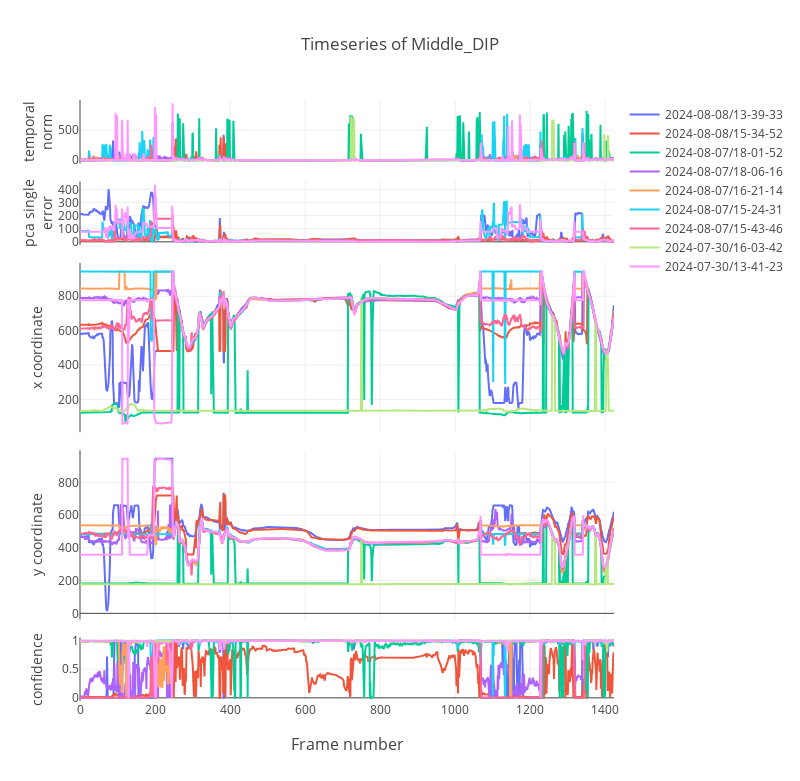

The notebook cell saved with this chart:
### Markdown cell above
### Plot video traces

### Code cell
# rerun this cell each time you want to update the keypoint

from IPython.display import display, clear_output
import ipywidgets as widgets

def on_change(change):
    if change["type"] == "change" and change["name"] == "value":
        clear_output()
        cols = get_col_names(change["new"], "x", dframes_metrics.keys())
        fig_traces = plot_precomputed_traces(df_metrics, df_concat, cols)
        fig_traces.show()

# create a Dropdown widget
dropdown = widgets.Dropdown(
    options=keypoint_names,
    value=None,  # Set the default selected value
    description="Select keypoint:",
)

# update plot upon change
dropdown.observe(on_change)

# display widget
display(dropdown)

### Figure 1 — Plotly figure (JSON) as saved in the notebook; plotly's stock layout.template omitted (floating-point values rounded to 4 significant figures; data arrays with more than 128 entries replaced by an {"elided": "..."} marker saying what was removed)
{"data": [{"line": {"color": "#636EFA"}, "mode": "lines", "name": "Middle_DIP_x_2024-08-08/13-39-33", "showlegend": false, "type": "scatter", "x": {"elided": "1425 int values"}, "xaxis": "x", "y": {"elided": "1425 float values"}, "yaxis": "y"}, {"line": {"color": "#EF553B"}, "mode": "lines", "name": "Middle_DIP_x_2024-08-08/15-34-52", "showlegend": false, "type": "scatter", "x": {"elided": "1425 int values"}, "xaxis": "x", "y": {"elided": "1425 float values"}, "yaxis": "y"}, {"line": {"color": "#00CC96"}, "mode": "lines", "name": "Middle_DIP_x_2024-08-07/18-01-52", "showlegend": false, "type": "scatter", "x": {"elided": "1425 int values"}, "xaxis": "x", "y": {"elided": "1425 float values"}, "yaxis": "y"}, {"line": {"color": "#AB63FA"}, "mode": "lines", "name": "Middle_DIP_x_2024-08-07/18-06-16", "showlegend": false, "type": "scatter", "x": {"elided": "1425 int values"}, "xaxis": "x", "y": {"elided": "1425 float values"}, "yaxis": "y"}, {"line": {"color": "#FFA15A"}, "mode": "lines", "name": "Middle_DIP_x_2024-08-07/16-21-14", "showlegend": false, "type": "scatter", "x": {"elided": "1425 int values"}, "xaxis": "x", "y": {"elided": "1425 float values"}, "yaxis": "y"}, {"line": {"color": "#19D3F3"}, "mode": "lines", "name": "Middle_DIP_x_2024-08-07/15-24-31", "showlegend": false, "type": "scatter", "x": {"elided": "1425 int values"}, "xaxis": "x", "y": {"elided": "1425 float values"}, "yaxis": "y"}, {"line": {"color": "#FF6692"}, "mode": "lines", "name": "Middle_DIP_x_2024-08-07/15-43-46", "showlegend": false, "type": "scatter", "x": {"elided": "1425 int values"}, "xaxis": "x", "y": {"elided": "1425 float values"}, "yaxis": "y"}, {"line": {"color": "#B6E880"}, "mode": "lines", "name": "Middle_DIP_x_2024-07-30/16-03-42", "showlegend": false, "type": "scatter", "x": {"elided": "1425 int values"}, "xaxis": "x", "y": {"elided": "1425 float values"}, "yaxis": "y"}, {"line": {"color": "#FF97FF"}, "mode": "lines", "name": "Middle_DIP_x_2024-07-30/13-41-23", "showlegend": false, "type": "scatter", "x": {"elided": "1425 int values"}, "xaxis": "x", "y": {"elided": "1425 float values"}, "yaxis": "y"}, {"line": {"color": "#636EFA"}, "mode": "lines", "name": "Middle_DIP_x_2024-08-08/13-39-33", "showlegend": false, "type": "scatter", "x": {"elided": "1425 int values"}, "xaxis": "x2", "y": {"elided": "1425 float values"}, "yaxis": "y2"}, {"line": {"color": "#EF553B"}, "mode": "lines", "name": "Middle_DIP_x_2024-08-08/15-34-52", "showlegend": false, "type": "scatter", "x": {"elided": "1425 int values"}, "xaxis": "x2", "y": {"elided": "1425 float values"}, "yaxis": "y2"}, {"line": {"color": "#00CC96"}, "mode": "lines", "name": "Middle_DIP_x_2024-08-07/18-01-52", "showlegend": false, "type": "scatter", "x": {"elided": "1425 int values"}, "xaxis": "x2", "y": [], "yaxis": "y2"}, {"line": {"color": "#AB63FA"}, "mode": "lines", "name": "Middle_DIP_x_2024-08-07/18-06-16", "showlegend": false, "type": "scatter", "x": {"elided": "1425 int values"}, "xaxis": "x2", "y": [], "yaxis": "y2"}, {"line": {"color": "#FFA15A"}, "mode": "lines", "name": "Middle_DIP_x_2024-08-07/16-21-14", "showlegend": false, "type": "scatter", "x": {"elided": "1425 int values"}, "xaxis": "x2", "y": [], "yaxis": "y2"}, {"line": {"color": "#19D3F3"}, "mode": "lines", "name": "Middle_DIP_x_2024-08-07/15-24-31", "showlegend": false, "type": "scatter", "x": {"elided": "1425 int values"}, "xaxis": "x2", "y": {"elided": "1425 float values"}, "yaxis": "y2"}, {"line": {"color": "#FF6692"}, "mode": "lines", "name": "Middle_DIP_x_2024-08-07/15-43-46", "showlegend": false, "type": "scatter", "x": {"elided": "1425 int values"}, "xaxis": "x2", "y": {"elided": "1425 float values"}, "yaxis": "y2"}, {"line": {"color": "#B6E880"}, "mode": "lines", "name": "Middle_DIP_x_2024-07-30/16-03-42", "showlegend": false, "type": "scatter", "x": {"elided": "1425 int values"}, "xaxis": "x2", "y": [], "yaxis": "y2"}, {"line": {"color": "#FF97FF"}, "mode": "lines", "name": "Middle_DIP_x_2024-07-30/13-41-23", "showlegend": false, "type": "scatter", "x": {"elided": "1425 int values"}, "xaxis": "x2", "y": {"elided": "1425 float values"}, "yaxis": "y2"}, {"line": {"color": "#636EFA"}, "mode": "lines", "name": "2024-08-08/13-39-33", "showlegend": false, "type": "scatter", "x": {"elided": "1425 int values"}, "xaxis": "x3", "y": {"elided": "1425 float values"}, "yaxis": "y3"}, {"line": {"color": "#EF553B"}, "mode": "lines", "name": "2024-08-08/15-34-52", "showlegend": false, "type": "scatter", "x": {"elided": "1425 int values"}, "xaxis": "x3", "y": {"elided": "1425 float values"}, "yaxis": "y3"}, {"line": {"color": "#00CC96"}, "mode": "lines", "name": "2024-08-07/18-01-52", "showlegend": false, "type": "scatter", "x": {"elided": "1425 int values"}, "xaxis": "x3", "y": {"elided": "1425 float values"}, "yaxis": "y3"}, {"line": {"color": "#AB63FA"}, "mode": "lines", "name": "2024-08-07/18-06-16", "showlegend": false, "type": "scatter", "x": {"elided": "1425 int values"}, "xaxis": "x3", "y": {"elided": "1425 float values"}, "yaxis": "y3"}, {"line": {"color": "#FFA15A"}, "mode": "lines", "name": "2024-08-07/16-21-14", "showlegend": false, "type": "scatter", "x": {"elided": "1425 int values"}, "xaxis": "x3", "y": {"elided": "1425 float values"}, "yaxis": "y3"}, {"line": {"color": "#19D3F3"}, "mode": "lines", "name": "2024-08-07/15-24-31", "showlegend": false, "type": "scatter", "x": {"elided": "1425 int values"}, "xaxis": "x3", "y": {"elided": "1425 float values"}, "yaxis": "y3"}, {"line": {"color": "#FF6692"}, "mode": "lines", "name": "2024-08-07/15-43-46", "showlegend": false, "type": "scatter", "x": {"elided": "1425 int values"}, "xaxis": "x3", "y": {"elided": "1425 float values"}, "yaxis": "y3"}, {"line": {"color": "#B6E880"}, "mode": "lines", "name": "2024-07-30/16-03-42", "showlegend": false, "type": "scatter", "x": {"elided": "1425 int values"}, "xaxis": "x3", "y": {"elided": "1425 float values"}, "yaxis": "y3"}, {"line": {"color": "#FF97FF"}, "mode": "lines", "name": "2024-07-30/13-41-23", "showlegend": false, "type": "scatter", "x": {"elided": "1425 int values"}, "xaxis": "x3", "y": {"elided": "1425 float values"}, "yaxis": "y3"}, {"line": {"color": "#636EFA"}, "mode": "lines", "name": "2024-08-08/13-39-33", "showlegend": true, "type": "scatter", "x": {"elided": "1425 int values"}, "xaxis": "x4", "y": {"elided": "1425 float values"}, "yaxis": "y4"}, {"line": {"color": "#EF553B"}, "mode": "lines", "name": "2024-08-08/15-34-52", "showlegend": true, "type": "scatter", "x": {"elided": "1425 int values"}, "xaxis": "x4", "y": {"elided": "1425 float values"}, "yaxis": "y4"}, {"line": {"color": "#00CC96"}, "mode": "lines", "name": "2024-08-07/18-01-52", "showlegend": true, "type": "scatter", "x": {"elided": "1425 int values"}, "xaxis": "x4", "y": {"elided": "1425 float values"}, "yaxis": "y4"}, {"line": {"color": "#AB63FA"}, "mode": "lines", "name": "2024-08-07/18-06-16", "showlegend": true, "type": "scatter", "x": {"elided": "1425 int values"}, "xaxis": "x4", "y": {"elided": "1425 float values"}, "yaxis": "y4"}, {"line": {"color": "#FFA15A"}, "mode": "lines", "name": "2024-08-07/16-21-14", "showlegend": true, "type": "scatter", "x": {"elided": "1425 int values"}, "xaxis": "x4", "y": {"elided": "1425 float values"}, "yaxis": "y4"}, {"line": {"color": "#19D3F3"}, "mode": "lines", "name": "2024-08-07/15-24-31", "showlegend": true, "type": "scatter", "x": {"elided": "1425 int values"}, "xaxis": "x4", "y": {"elided": "1425 float values"}, "yaxis": "y4"}, {"line": {"color": "#FF6692"}, "mode": "lines", "name": "2024-08-07/15-43-46", "showlegend": true, "type": "scatter", "x": {"elided": "1425 int values"}, "xaxis": "x4", "y": {"elided": "1425 float values"}, "yaxis": "y4"}, {"line": {"color": "#B6E880"}, "mode": "lines", "name": "2024-07-30/16-03-42", "showlegend": true, "type": "scatter", "x": {"elided": "1425 int values"}, "xaxis": "x4", "y": {"elided": "1425 float values"}, "yaxis": "y4"}, {"line": {"color": "#FF97FF"}, "mode": "lines", "name": "2024-07-30/13-41-23", "showlegend": true, "type": "scatter", "x": {"elided": "1425 int values"}, "xaxis": "x4", "y": {"elided": "1425 float values"}, "yaxis": "y4"}, {"line": {"color": "#636EFA"}, "mode": "lines", "name": "Middle_DIP_likelihood_2024-08-08/13-39-33", "showlegend": false, "type": "scatter", "x": {"elided": "1425 int values"}, "xaxis": "x5", "y": {"elided": "1425 float values"}, "yaxis": "y5"}, {"line": {"color": "#EF553B"}, "mode": "lines", "name": "Middle_DIP_likelihood_2024-08-08/15-34-52", "showlegend": false, "type": "scatter", "x": {"elided": "1425 int values"}, "xaxis": "x5", "y": {"elided": "1425 float values"}, "yaxis": "y5"}, {"line": {"color": "#00CC96"}, "mode": "lines", "name": "Middle_DIP_likelihood_2024-08-07/18-01-52", "showlegend": false, "type": "scatter", "x": {"elided": "1425 int values"}, "xaxis": "x5", "y": {"elided": "1425 float values"}, "yaxis": "y5"}, {"line": {"color": "#AB63FA"}, "mode": "lines", "name": "Middle_DIP_likelihood_2024-08-07/18-06-16", "showlegend": false, "type": "scatter", "x": {"elided": "1425 int values"}, "xaxis": "x5", "y": {"elided": "1425 float values"}, "yaxis": "y5"}, {"line": {"color": "#FFA15A"}, "mode": "lines", "name": "Middle_DIP_likelihood_2024-08-07/16-21-14", "showlegend": false, "type": "scatter", "x": {"elided": "1425 int values"}, "xaxis": "x5", "y": {"elided": "1425 float values"}, "yaxis": "y5"}, {"line": {"color": "#19D3F3"}, "mode": "lines", "name": "Middle_DIP_likelihood_2024-08-07/15-24-31", "showlegend": false, "type": "scatter", "x": {"elided": "1425 int values"}, "xaxis": "x5", "y": {"elided": "1425 float values"}, "yaxis": "y5"}, {"line": {"color": "#FF6692"}, "mode": "lines", "name": "Middle_DIP_likelihood_2024-08-07/15-43-46", "showlegend": false, "type": "scatter", "x": {"elided": "1425 int values"}, "xaxis": "x5", "y": {"elided": "1425 float values"}, "yaxis": "y5"}, {"line": {"color": "#B6E880"}, "mode": "lines", "name": "Middle_DIP_likelihood_2024-07-30/16-03-42", "showlegend": false, "type": "scatter", "x": {"elided": "1425 int values"}, "xaxis": "x5", "y": {"elided": "1425 float values"}, "yaxis": "y5"}, {"line": {"color": "#FF97FF"}, "mode": "lines", "name": "Middle_DIP_likelihood_2024-07-30/13-41-23", "showlegend": false, "type": "scatter", "x": {"elided": "1425 int values"}, "xaxis": "x5", "y": {"elided": "1425 float values"}, "yaxis": "y5"}], "layout": {"annotations": [{"font": {"size": 16}, "showarrow": false, "text": "Frame number", "x": 0.5, "xanchor": "center", "xref": "paper", "y": 0, "yanchor": "top", "yref": "paper", "yshift": -30}], "height": 781.2, "title": {"text": "Timeseries of Middle_DIP"}, "width": 800, "xaxis": {"anchor": "y", "domain": [0, 1], "matches": "x5", "showticklabels": false}, "xaxis2": {"anchor": "y2", "domain": [0, 1], "matches": "x5", "showticklabels": false}, "xaxis3": {"anchor": "y3", "domain": [0, 1], "matches": "x5", "showticklabels": false}, "xaxis4": {"anchor": "y4", "domain": [0, 1], "matches": "x5", "showticklabels": false}, "xaxis5": {"anchor": "y5", "domain": [0, 1]}, "yaxis": {"anchor": "x", "domain": [0.8944, 1], "title": {"text": "temporal<br>norm"}}, "yaxis2": {"anchor": "x2", "domain": [0.7588, 0.8644], "title": {"text": "pca single<br>error"}}, "yaxis3": {"anchor": "x3", "domain": [0.4472, 0.7288], "title": {"text": "x coordinate"}}, "yaxis4": {"anchor": "x4", "domain": [0.1356, 0.4172], "title": {"text": "y coordinate"}}, "yaxis5": {"anchor": "x5", "domain": [0, 0.1056], "title": {"text": "confidence"}}}}
